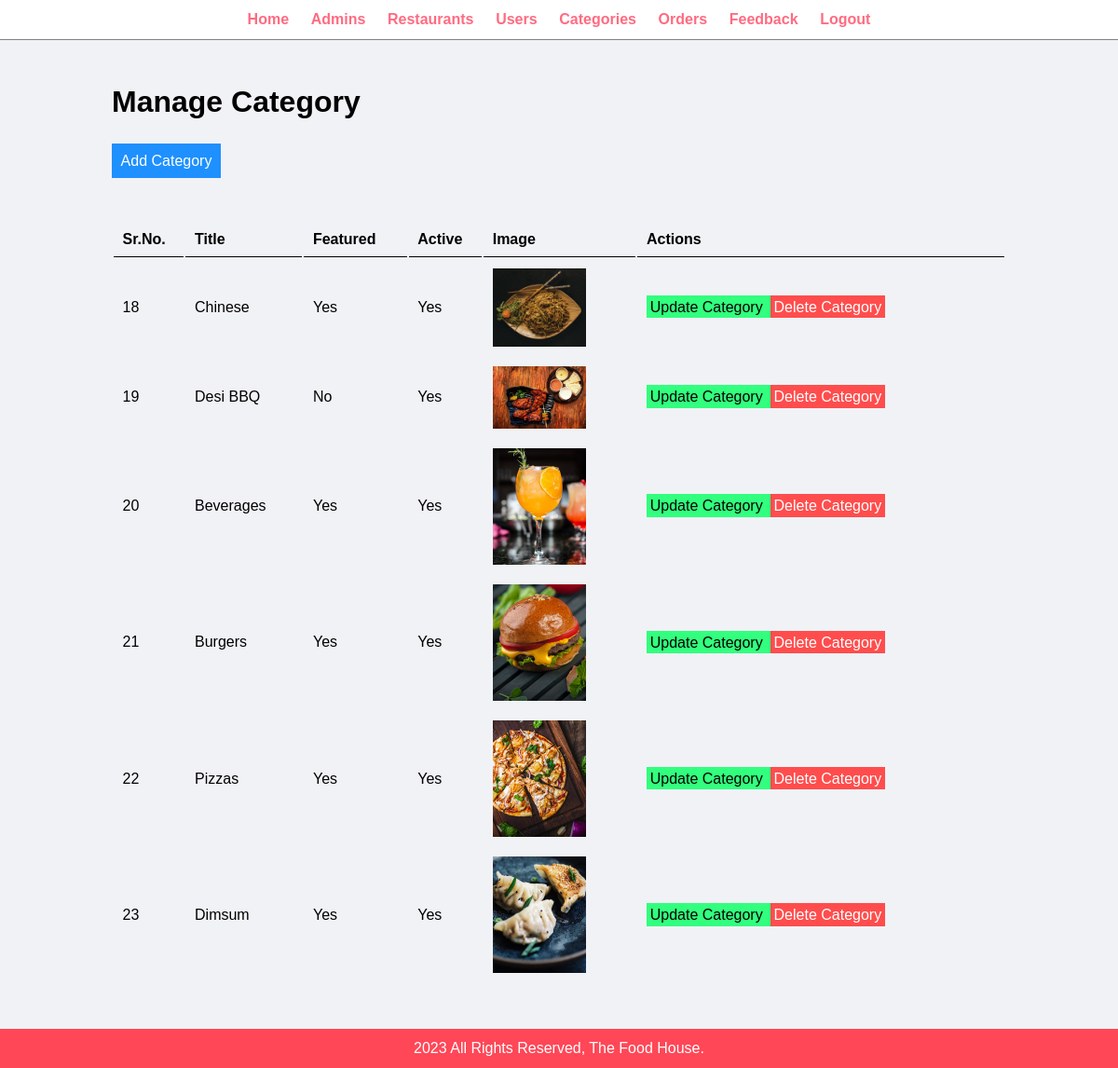
The app's page /admin/manage-category.php (signed in) with its own data.
### tables this page shows
CREATE TABLE `tbl_categories` (
  `cat_id` int(10) UNSIGNED NOT NULL,
  `title` varchar(100) NOT NULL,
  `image_name` varchar(255) DEFAULT NULL,
  `featured` varchar(10) NOT NULL,
  `active` varchar(10) NOT NULL
);

### config/connect.php (called while the page is built, shortened)
<?php
    $home_url = "http://localhost/food-order-project/";
?>

### admin/manage-category.php (the view, shortened to what this page needs)
<?php include('partials/menu.php') ?>
<div class="main-content">
    <div class="wrapper">
        <h1>Manage Category</h1>
        <br>
        <br>
        <a href="<?php echo $home_url; ?>admin/add-category.php" class="btn-primary">Add Category</a>
        <br>
        <br>
        <br><br>
        <table class="tbl-full">
            <tr>
                <th>Sr.No.</th>
                <th>Title</th>
                <th>Featured</th>
                <th>Active</th>
                <th>Image</th>
                <th>Actions</th>
            </tr>
            <?php
            $sql = 'SELECT * FROM tbl_categories';
            $result = mysqli_query($conn, $sql);
            if($result == True) {
                $count = mysqli_num_rows($result);
                if($count > 0) {
                    while($rows = mysqli_fetch_assoc($result)) {
                        $id = $rows['cat_id'];
                        $title = $rows['title'];
                        $featured = $rows['featured'];
                        $active = $rows['active'];
                        $image = $rows['image_name'];
                        ?>
                        <tr>
                            <td>
                                <?php echo $id; ?>
                            </td>
                            <td>
                                <?php echo $title; ?>
                            </td>
                            <td>
                                <?php echo $featured; ?>
                            </td>
                            <td>
                                <?php echo $active; ?>
                            </td>
                            <?php
                                if($image != '') {
                                    ?>
                                    <td>
                                        <img src="<?php echo $home_url; ?>images/category/<?php echo $image; ?>" width="100px">
                                    </td>
                                    <?php
                                } else {
                                    ?>
                                    <td>
                                        <div class="error">Image Not Added</div>
                                    </td>
                                    <?php
                                }
                            ?>
                            <td>
                                <a href="update-category.php?id=<?php echo $id;?>" class="btn-secondary">Update
                                    Category
                                </a>
                                <a href="delete-category.php?id=<?php echo $id;?>" class="btn-danger">Delete Category</a>
                            </td>
                            <?php
                    }
                }
            }
            ?>
            </tr>
        </table>
    </div>
</div>
<?php include('partials/footer.php') ?>

### css/admin.css (style rules this page uses)
* { margin: 0; padding: 0; font-family: Arial, Helvetica, sans-serif }
.wrapper { padding: 1%; width: 80%; margin: 0 auto; }
.tbl-full { width: 100%; }
table tr th { border-bottom: 1px solid black; padding: 1%; text-align: left; }
table tr td { padding: 1%; }
.btn-primary { background-color: #1e90ff; padding: 1%; color: white; text-decoration: none; }
.btn-secondary { background-color: #32ff7e; padding: 1%; color: black; text-decoration: none; }
.btn-danger { background-color: #ff4d4d; padding: 1%; color: white; text-decoration: none; }
.main-content { background-color: #f1f2f6; padding: 3% 0; }

### records on screen
tbl_categories: cat_id "18", title "Chinese", featured "Yes", active "Yes", image_name (picture)
tbl_categories: cat_id "19", title "Desi BBQ", featured "No", active "Yes", image_name (picture)
tbl_categories: cat_id "20", title "Beverages", featured "Yes", active "Yes", image_name (picture)
tbl_categories: cat_id "21", title "Burgers", featured "Yes", active "Yes", image_name (picture)
tbl_categories: cat_id "22", title "Pizzas", featured "Yes", active "Yes", image_name (picture)
tbl_categories: cat_id "23", title "Dimsum", featured "Yes", active "Yes", image_name (picture)
